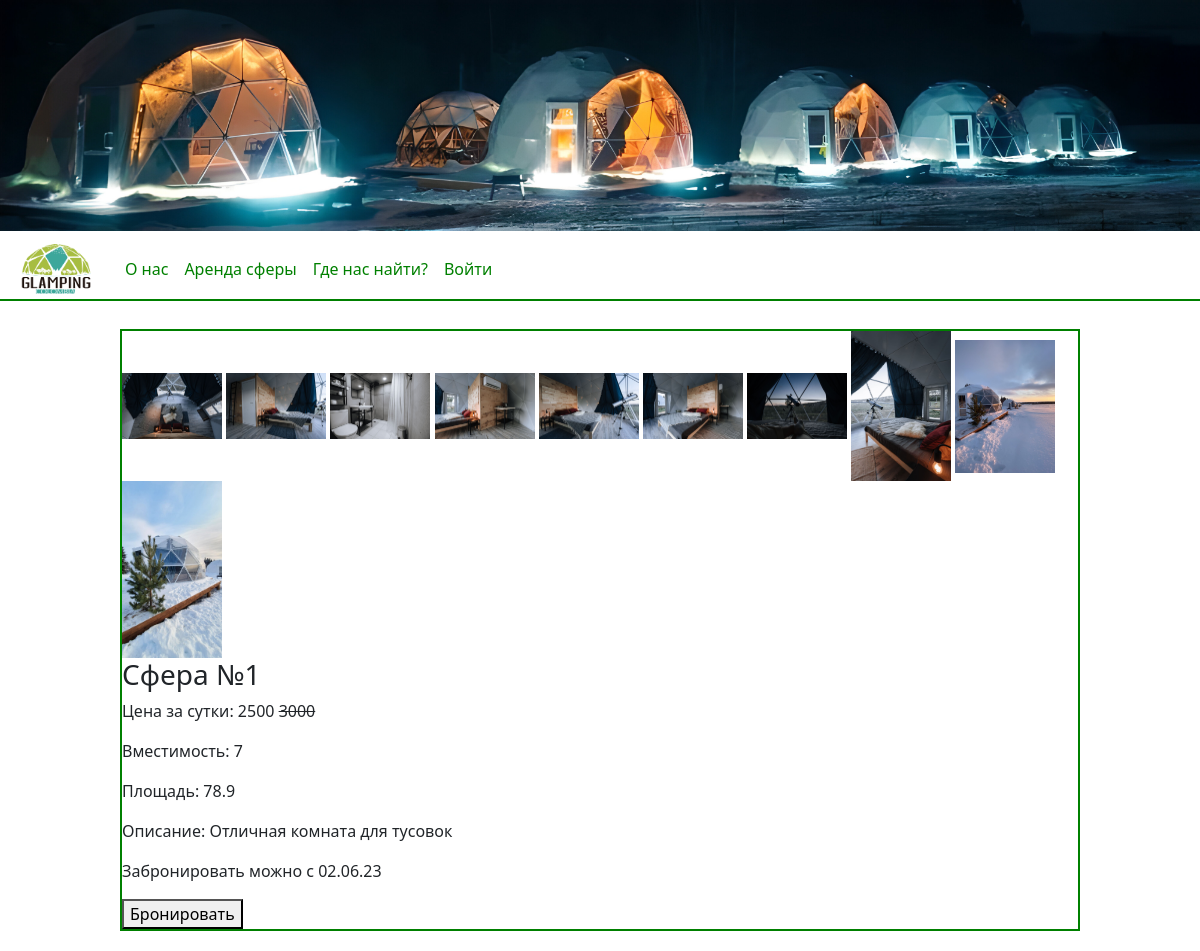
Page /product?id=1 on the committed database.
### tables this page shows
CREATE TABLE `sphere_img` (
  `id_sphere_fk` int(11) NOT NULL DEFAULT '0',
  `id_img_fk` int(11) NOT NULL DEFAULT '0'
);

CREATE TABLE `img_product` (
  `id_img` int(11) NOT NULL,
  `ucr_img` varchar(255) DEFAULT NULL
);

CREATE TABLE `sphere` (
  `id_sphere` int(11) NOT NULL,
  `name_sphere` varchar(255) DEFAULT NULL,
  `price_sphere` int(11) DEFAULT NULL,
  `aprice_sphere` int(11) NOT NULL,
  `capacity_sphere` int(11) DEFAULT NULL,
  `square_sphere` float DEFAULT NULL,
  `description_sphere` varchar(255) DEFAULT NULL
);

CREATE TABLE `booking` (
  `id_booking` int(11) NOT NULL,
  `id_user_fk` int(11) DEFAULT NULL,
  `id_sphere_fk` int(11) DEFAULT NULL,
  `date1` date DEFAULT NULL,
  `date2` date DEFAULT NULL,
  `status_booking` varchar(25) NOT NULL,
  `people` int(11) NOT NULL,
  `time` date NOT NULL,
  `comment` varchar(255) NOT NULL
);

### product.php (called while the page is built)
<?php
    include('basis/connect.php');
    include('basis/header.php');
    include('content/product.php');
    include('basis/footer.php');
?>

### content/product.php (the view, shortened to what this page needs)
<?php
    $id_product = $_GET['id'];
    $push = 'SELECT * FROM sphere_img JOIN img_product ON sphere_img.id_img_fk = img_product.id_img WHERE sphere_img.id_sphere_fk = '.$id_product.' ';
    $img = mysqli_query($atmostfera_db, $push);
?>
<div class="product">
<div class="img_tovar_">
    <?php while($img_tovar = mysqli_fetch_array($img)){ ?>
      <img src="<?php echo $img_tovar['ucr_img']; ?>"  alt="..." class="img_tovar">
    <?php } ?>
  </div>
    <?php
    $push = 'SELECT * FROM `sphere` where id_sphere = '.$id_product.'';
    $tovar = mysqli_query($atmostfera_db, $push);
    $tovar_p = mysqli_fetch_array($tovar);
?>
<h3><?php echo $tovar_p['name_sphere']; ?></h3>
<p> Цена за сутки: <?php if($tovar_p['aprice_sphere'] == 0){echo $tovar_p['price_sphere'];}else{ echo $tovar_p['aprice_sphere']; ?> <s><?php echo $tovar_p['price_sphere'];} ?></s></p>
<p>Вместимость: <?php echo $tovar_p['capacity_sphere']; ?></p>
<p>Площадь: <?php echo $tovar_p['square_sphere']; ?></p>
<p>Описание: <?php echo $tovar_p['description_sphere']; ?></p>
<?php
    $push = 'SELECT * FROM `booking`WHERE id_sphere_fk = '.$id_product.' ORDER BY date2 DESC LIMIT 1';
    $tovar = mysqli_query($atmostfera_db, $push);
    $tovar_p = mysqli_fetch_array($tovar);
    $date1 = date("d.m.y", strtotime($tovar_p['date2'].'+ 1 days'));
?>
<p>Забронировать можно <?php if($tovar_p['date2']){ echo 'c '.$date1.'';}else{echo 'уже сегодня';} ?></p>
<button onclick="document.location='booking?id=<?php echo $id_product; ?>'">Бронировать</button>
    </div>

### css/style.css (style rules this page uses)
html { overflow-x: hidden; }
.img_tovar_ { max-width: 100%; display: inline; }
.img_tovar { width: 100px; }
.product { width: 80%; border: 2px solid green; margin: 20px auto; }

### rows in the picture
sphere_img: id_img_fk.ucr_img (picture)
sphere_img: id_img_fk.ucr_img (picture)
sphere_img: id_img_fk.ucr_img (picture)
sphere_img: id_img_fk.ucr_img (picture)
sphere_img: id_img_fk.ucr_img (picture)
sphere_img: id_img_fk.ucr_img (picture)
sphere_img: id_img_fk.ucr_img (picture)
sphere_img: id_img_fk.ucr_img (picture)
sphere_img: id_img_fk.ucr_img (picture)
sphere_img: id_img_fk.ucr_img (picture)
sphere: name_sphere "Cфера №1", aprice_sphere "2500", price_sphere "3000", capacity_sphere "7", square_sphere "78.9", description_sphere "Отличная комната для тусовок"
booking: date2 "02.06.23"
